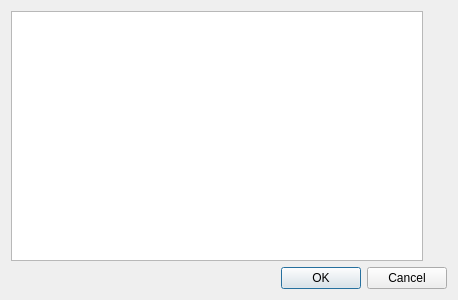
<?xml version="1.0" encoding="UTF-8"?>
<ui version="4.0">
 <class>Dialog</class>
 <widget class="QDialog" name="Dialog">
  <property name="geometry">
   <rect>
    <x>0</x>
    <y>0</y>
    <width>458</width>
    <height>300</height>
   </rect>
  </property>
  <property name="windowTitle">
   <string>Dialog</string>
  </property>
  <layout class="QGridLayout" name="gridLayout">
   <item row="0" column="0">
    <widget class="QListWidget" name="listWidget"/>
   </item>
   <item row="0" column="1">
    <widget class="QWidget" name="parametersWidget" native="true">
     <layout class="QFormLayout" name="formLayout"/>
    </widget>
   </item>
   <item row="1" column="0" colspan="2">
    <widget class="QDialogButtonBox" name="buttonBox">
     <property name="orientation">
      <enum>Qt::Horizontal</enum>
     </property>
     <property name="standardButtons">
      <set>QDialogButtonBox::Cancel|QDialogButtonBox::Ok</set>
     </property>
    </widget>
   </item>
  </layout>
 </widget>
 <resources/>
 <connections>
  <connection>
   <sender>buttonBox</sender>
   <signal>accepted()</signal>
   <receiver>Dialog</receiver>
   <slot>accept()</slot>
   <hints>
    <hint type="sourcelabel">
     <x>248</x>
     <y>254</y>
    </hint>
    <hint type="destinationlabel">
     <x>157</x>
     <y>274</y>
    </hint>
   </hints>
  </connection>
  <connection>
   <sender>buttonBox</sender>
   <signal>rejected()</signal>
   <receiver>Dialog</receiver>
   <slot>reject()</slot>
   <hints>
    <hint type="sourcelabel">
     <x>316</x>
     <y>260</y>
    </hint>
    <hint type="destinationlabel">
     <x>286</x>
     <y>274</y>
    </hint>
   </hints>
  </connection>
 </connections>
</ui>
